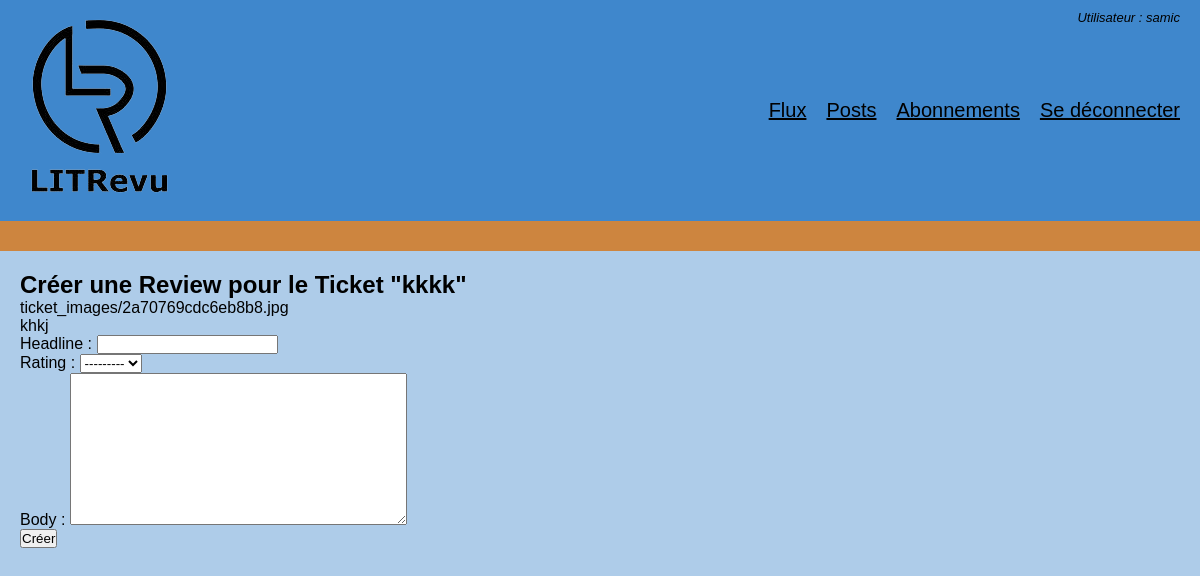
The page /create_review/8/ (signed in) on the database as committed earlier.
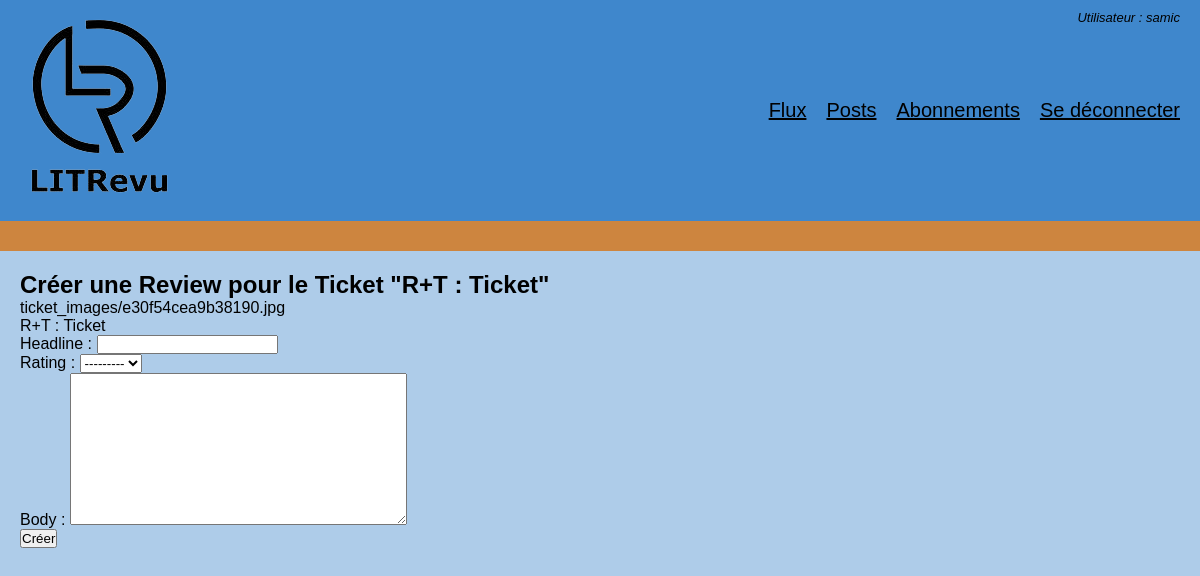
The same page on the database as committed later.
### app_books/models.py (models this page shows)
class Ticket(models.Model):
    title = models.CharField(max_length=128)
    description = models.TextField(max_length=2048, blank=True)
    user = models.ForeignKey(to=settings.AUTH_USER_MODEL, on_delete=models.CASCADE)
    image = models.ImageField(upload_to="ticket_images/", null=True, blank=True)
    time_created = models.DateTimeField(auto_now_add=True)

### app_books/views.py (the view, shortened to what this page needs)
# urls.py: path("create_review/", views.create_review, name="create_review"),
@login_required
def create_review(request, ticket_id=None):  # ticket et pas ticket_id
    ticket = None
    if ticket_id:
        ticket = get_object_or_404(Ticket, id=ticket_id)
    if request.method == "POST":
        if ticket:
            form = ReviewForm(request.POST)
            if form.is_valid():
                review = form.save(commit=False)
                review.user = request.user
                review.ticket = ticket
                review.save()
                return redirect("home")
        else:
            ticket_form = TicketForm(request.POST, request.FILES)
            review_form = ReviewForm(request.POST)
            if ticket_form.is_valid() and review_form.is_valid():
                ticket = ticket_form.save(commit=False)
                ticket.user = request.user
                ticket.save()
                review = review_form.save(commit=False)
                review.user = request.user
                review.ticket = ticket
                review.save()
                return redirect("home")
    else:
        if ticket:
            form = ReviewForm()
            context = {
                "form": form,
                "ticket": ticket,
            }
    return render(request, "create_review.html", context)

### app_books/forms.py
class ReviewForm(forms.ModelForm):
    class Meta:
        model = Review
        fields = ("headline", "rating", "body")

### app_books/templates/create_review.html (shortened to what this page needs)
{% extends 'base.html' %}
{% block content %}
{% if ticket %}
<h2>Créer une Review pour le Ticket "{{ ticket.title }}"</h2>
<div>
    {{ ticket.image }}<br>
    {{ ticket.description }}<br>
</div>
<form method="post">
    {{ form.as_p }}
    <button type="submit">Créer</button>
</form>
{% endif %}
{% endblock %}

Rows that differ between the two databases and show on the page:
changed Ticket: title "kkkk" → "R+T : Ticket"; image "ticket_images/2a70769cdc6eb8b8.jpg" → "ticket_images/e30f54cea9b38190.jpg"; description "khkj" → "R+T : Ticket"
